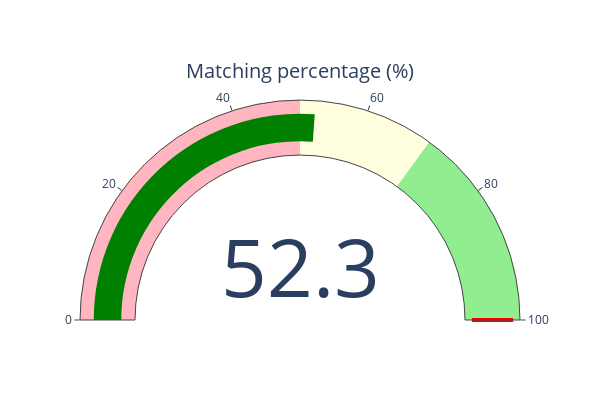

The notebook cell this image was saved under:
### Code cell
# Visualization
fig = go.Figure(go.Indicator(
    domain = {'x': [0, 1], 'y': [0, 1]},
    value = similarity,
    mode = "gauge+number",
    title = {'text': "Matching percentage (%)"},
    #delta = {'reference': 100},
    gauge = {
        'axis': {'range': [0, 100]},
        'steps' : [
            {'range': [0, 50], 'color': "#FFB6C1"},
            {'range': [50, 70], 'color': "#FFFFE0"},
            {'range': [70, 100], 'color': "#90EE90"}
        ],
             'threshold' : {'line': {'color': "red", 'width': 4}, 'thickness': 0.75, 'value': 100}}))

fig.update_layout(width=600, height=400)  # Adjust the width and height as desired
fig.show()

# Print notification
if similarity < 50:
    print(colored("Low chance, need to modify your CV!", "red", attrs=["bold"]))
elif similarity >= 50 and similarity < 70:
    print(colored("Good chance but you can improve further!", "yellow", attrs=["bold"]))
else:
    print(colored("Excellent! You can submit your CV.", "green", attrs=["bold"]))

### Figure 1 — Plotly figure (JSON) as saved in the notebook; plotly's stock layout.template omitted (floating-point values rounded to 4 significant figures)
{"data": [{"domain": {"x": [0, 1], "y": [0, 1]}, "gauge": {"axis": {"range": [0, 100]}, "steps": [{"color": "#FFB6C1", "range": [0, 50]}, {"color": "#FFFFE0", "range": [50, 70]}, {"color": "#90EE90", "range": [70, 100]}], "threshold": {"line": {"color": "red", "width": 4}, "thickness": 0.75, "value": 100}}, "mode": "gauge+number", "title": {"text": "Matching percentage (%)"}, "type": "indicator", "value": 52.28}], "layout": {"height": 400, "width": 600}}
